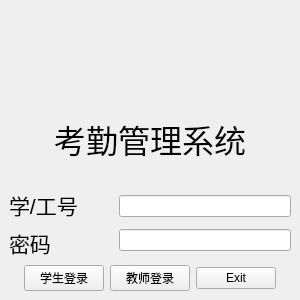
<?xml version="1.0" encoding="UTF-8"?>
<ui version="4.0">
 <class>MainWindow</class>
 <widget class="QMainWindow" name="MainWindow">
  <property name="geometry">
   <rect>
    <x>0</x>
    <y>0</y>
    <width>300</width>
    <height>300</height>
   </rect>
  </property>
  <property name="minimumSize">
   <size>
    <width>300</width>
    <height>300</height>
   </size>
  </property>
  <property name="maximumSize">
   <size>
    <width>300</width>
    <height>300</height>
   </size>
  </property>
  <property name="windowTitle">
   <string comment="你好">Login</string>
  </property>
  <property name="windowIcon">
   <iconset resource="res.qrc">
    <normaloff>:/images/ujs.jpg</normaloff>:/images/ujs.jpg</iconset>
  </property>
  <widget class="QWidget" name="centralwidget">
   <layout class="QVBoxLayout" name="verticalLayout_7">
    <item>
     <layout class="QVBoxLayout" name="verticalLayout_4" stretch="0">
      <item>
       <layout class="QHBoxLayout" name="horizontalLayout_3">
        <item>
         <spacer name="horizontalSpacer_4">
          <property name="orientation">
           <enum>Qt::Horizontal</enum>
          </property>
          <property name="sizeHint" stdset="0">
           <size>
            <width>40</width>
            <height>20</height>
           </size>
          </property>
         </spacer>
        </item>
        <item>
         <widget class="QLabel" name="label_3">
          <property name="minimumSize">
           <size>
            <width>200</width>
            <height>80</height>
           </size>
          </property>
          <property name="maximumSize">
           <size>
            <width>200</width>
            <height>80</height>
           </size>
          </property>
          <property name="text">
           <string/>
          </property>
          <property name="pixmap">
           <pixmap resource="res.qrc">:/images/ujs_big.png</pixmap>
          </property>
          <property name="scaledContents">
           <bool>true</bool>
          </property>
         </widget>
        </item>
        <item>
         <spacer name="horizontalSpacer_3">
          <property name="orientation">
           <enum>Qt::Horizontal</enum>
          </property>
          <property name="sizeHint" stdset="0">
           <size>
            <width>40</width>
            <height>20</height>
           </size>
          </property>
         </spacer>
        </item>
       </layout>
      </item>
     </layout>
    </item>
    <item>
     <layout class="QVBoxLayout" name="verticalLayout_6">
      <item>
       <layout class="QVBoxLayout" name="verticalLayout_5">
        <item>
         <widget class="QLabel" name="label">
          <property name="font">
           <font>
            <pointsize>24</pointsize>
           </font>
          </property>
          <property name="text">
           <string>考勤管理系统</string>
          </property>
          <property name="alignment">
           <set>Qt::AlignCenter</set>
          </property>
         </widget>
        </item>
       </layout>
      </item>
      <item>
       <layout class="QVBoxLayout" name="verticalLayout">
        <item>
         <layout class="QHBoxLayout" name="horizontalLayout_2" stretch="1,0,2">
          <item>
           <layout class="QVBoxLayout" name="verticalLayout_2">
            <item>
             <widget class="QLabel" name="label_7">
              <property name="font">
               <font>
                <pointsize>16</pointsize>
               </font>
              </property>
              <property name="text">
               <string>学/工号</string>
              </property>
             </widget>
            </item>
            <item>
             <widget class="QLabel" name="label_6">
              <property name="font">
               <font>
                <pointsize>16</pointsize>
               </font>
              </property>
              <property name="text">
               <string>密码</string>
              </property>
             </widget>
            </item>
           </layout>
          </item>
          <item>
           <spacer name="horizontalSpacer_5">
            <property name="orientation">
             <enum>Qt::Horizontal</enum>
            </property>
            <property name="sizeHint" stdset="0">
             <size>
              <width>18</width>
              <height>20</height>
             </size>
            </property>
           </spacer>
          </item>
          <item>
           <layout class="QVBoxLayout" name="verticalLayout_3">
            <item>
             <widget class="QLineEdit" name="lineEdit_usrname"/>
            </item>
            <item>
             <widget class="QLineEdit" name="lineEdit_passwd">
              <property name="echoMode">
               <enum>QLineEdit::Password</enum>
              </property>
             </widget>
            </item>
           </layout>
          </item>
         </layout>
        </item>
        <item>
         <layout class="QHBoxLayout" name="horizontalLayout">
          <item>
           <spacer name="horizontalSpacer">
            <property name="orientation">
             <enum>Qt::Horizontal</enum>
            </property>
            <property name="sizeHint" stdset="0">
             <size>
              <width>38</width>
              <height>20</height>
             </size>
            </property>
           </spacer>
          </item>
          <item>
           <widget class="QPushButton" name="pushButton_login">
            <property name="text">
             <string>学生登录</string>
            </property>
           </widget>
          </item>
          <item>
           <widget class="QPushButton" name="pushButton">
            <property name="text">
             <string>教师登录</string>
            </property>
           </widget>
          </item>
          <item>
           <widget class="QPushButton" name="pushButton_exit">
            <property name="text">
             <string>Exit</string>
            </property>
           </widget>
          </item>
          <item>
           <spacer name="horizontalSpacer_2">
            <property name="orientation">
             <enum>Qt::Horizontal</enum>
            </property>
            <property name="sizeHint" stdset="0">
             <size>
              <width>38</width>
              <height>20</height>
             </size>
            </property>
           </spacer>
          </item>
         </layout>
        </item>
       </layout>
      </item>
     </layout>
    </item>
   </layout>
  </widget>
 </widget>
 <resources>
  <include location="res.qrc"/>
 </resources>
 <connections/>
</ui>
